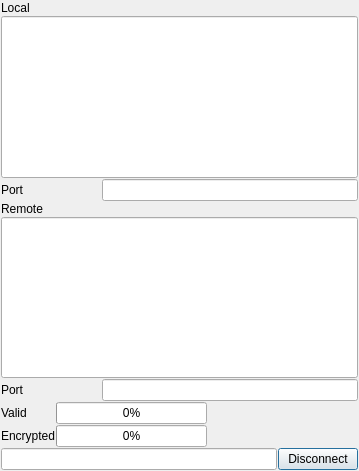
<?xml version="1.0" encoding="UTF-8"?>
<ui version="4.0">
 <author>Bernd Stramm &lt;bernd.stramm@gmail.com&gt;</author>
 <class>SocketDisplay</class>
 <widget class="QDialog" name="SocketDisplay">
  <property name="geometry">
   <rect>
    <x>0</x>
    <y>0</y>
    <width>359</width>
    <height>471</height>
   </rect>
  </property>
  <property name="windowTitle">
   <string>Connection</string>
  </property>
  <property name="windowIcon">
   <iconset resource="../dchat.qrc">
    <normaloff>:/dchatlogo.png</normaloff>:/dchatlogo.png</iconset>
  </property>
  <layout class="QGridLayout" name="gridLayout_4">
   <item row="0" column="0">
    <layout class="QGridLayout" name="gridLayout_2">
     <item row="0" column="0">
      <widget class="QLabel" name="localLabel">
       <property name="sizePolicy">
        <sizepolicy hsizetype="Minimum" vsizetype="Preferred">
         <horstretch>0</horstretch>
         <verstretch>0</verstretch>
        </sizepolicy>
       </property>
       <property name="minimumSize">
        <size>
         <width>100</width>
         <height>0</height>
        </size>
       </property>
       <property name="text">
        <string>Local</string>
       </property>
      </widget>
     </item>
     <item row="1" column="0">
      <widget class="QLineEdit" name="localAddress">
       <property name="sizePolicy">
        <sizepolicy hsizetype="Expanding" vsizetype="Expanding">
         <horstretch>0</horstretch>
         <verstretch>0</verstretch>
        </sizepolicy>
       </property>
       <property name="readOnly">
        <bool>true</bool>
       </property>
      </widget>
     </item>
     <item row="2" column="0">
      <layout class="QHBoxLayout" name="horizontalLayout">
       <item>
        <widget class="QLabel" name="label">
         <property name="sizePolicy">
          <sizepolicy hsizetype="Minimum" vsizetype="Preferred">
           <horstretch>0</horstretch>
           <verstretch>0</verstretch>
          </sizepolicy>
         </property>
         <property name="minimumSize">
          <size>
           <width>100</width>
           <height>0</height>
          </size>
         </property>
         <property name="text">
          <string>Port</string>
         </property>
        </widget>
       </item>
       <item>
        <widget class="QLineEdit" name="localPort">
         <property name="sizePolicy">
          <sizepolicy hsizetype="Expanding" vsizetype="Preferred">
           <horstretch>0</horstretch>
           <verstretch>0</verstretch>
          </sizepolicy>
         </property>
        </widget>
       </item>
      </layout>
     </item>
    </layout>
   </item>
   <item row="1" column="0">
    <layout class="QGridLayout" name="gridLayout_3">
     <item row="0" column="0">
      <widget class="QLabel" name="remoteLabel">
       <property name="sizePolicy">
        <sizepolicy hsizetype="Minimum" vsizetype="Preferred">
         <horstretch>0</horstretch>
         <verstretch>0</verstretch>
        </sizepolicy>
       </property>
       <property name="minimumSize">
        <size>
         <width>100</width>
         <height>0</height>
        </size>
       </property>
       <property name="text">
        <string>Remote</string>
       </property>
      </widget>
     </item>
     <item row="1" column="0">
      <widget class="QLineEdit" name="remoteAddress">
       <property name="sizePolicy">
        <sizepolicy hsizetype="Expanding" vsizetype="Expanding">
         <horstretch>0</horstretch>
         <verstretch>0</verstretch>
        </sizepolicy>
       </property>
       <property name="readOnly">
        <bool>true</bool>
       </property>
      </widget>
     </item>
     <item row="2" column="0">
      <layout class="QHBoxLayout" name="horizontalLayout_2">
       <item>
        <widget class="QLabel" name="dataLabel">
         <property name="sizePolicy">
          <sizepolicy hsizetype="Minimum" vsizetype="Preferred">
           <horstretch>0</horstretch>
           <verstretch>0</verstretch>
          </sizepolicy>
         </property>
         <property name="minimumSize">
          <size>
           <width>100</width>
           <height>0</height>
          </size>
         </property>
         <property name="text">
          <string>Port</string>
         </property>
        </widget>
       </item>
       <item>
        <widget class="QLineEdit" name="remotePort">
         <property name="sizePolicy">
          <sizepolicy hsizetype="Expanding" vsizetype="Preferred">
           <horstretch>0</horstretch>
           <verstretch>0</verstretch>
          </sizepolicy>
         </property>
        </widget>
       </item>
      </layout>
     </item>
    </layout>
   </item>
   <item row="2" column="0">
    <layout class="QGridLayout" name="gridLayout">
     <item row="0" column="0">
      <widget class="QLabel" name="label_2">
       <property name="text">
        <string>Valid</string>
       </property>
      </widget>
     </item>
     <item row="0" column="1">
      <widget class="QProgressBar" name="validBar">
       <property name="maximum">
        <number>1</number>
       </property>
       <property name="value">
        <number>0</number>
       </property>
      </widget>
     </item>
     <item row="1" column="0">
      <widget class="QLabel" name="label_3">
       <property name="text">
        <string>Encrypted</string>
       </property>
      </widget>
     </item>
     <item row="1" column="1">
      <widget class="QProgressBar" name="encryptedBar">
       <property name="maximum">
        <number>1</number>
       </property>
       <property name="value">
        <number>0</number>
       </property>
      </widget>
     </item>
     <item row="0" column="2">
      <spacer name="horizontalSpacer_2">
       <property name="orientation">
        <enum>Qt::Horizontal</enum>
       </property>
       <property name="sizeHint" stdset="0">
        <size>
         <width>40</width>
         <height>20</height>
        </size>
       </property>
      </spacer>
     </item>
     <item row="1" column="2">
      <spacer name="horizontalSpacer_3">
       <property name="orientation">
        <enum>Qt::Horizontal</enum>
       </property>
       <property name="sizeHint" stdset="0">
        <size>
         <width>40</width>
         <height>20</height>
        </size>
       </property>
      </spacer>
     </item>
    </layout>
   </item>
   <item row="3" column="0">
    <layout class="QHBoxLayout" name="horizontalLayout_4">
     <item>
      <widget class="QLineEdit" name="dataLine"/>
     </item>
     <item>
      <widget class="QPushButton" name="closeButton">
       <property name="text">
        <string>Disconnect</string>
       </property>
      </widget>
     </item>
    </layout>
   </item>
  </layout>
 </widget>
 <layoutdefault spacing="1" margin="1"/>
 <resources>
  <include location="../dchat.qrc"/>
 </resources>
 <connections/>
</ui>
